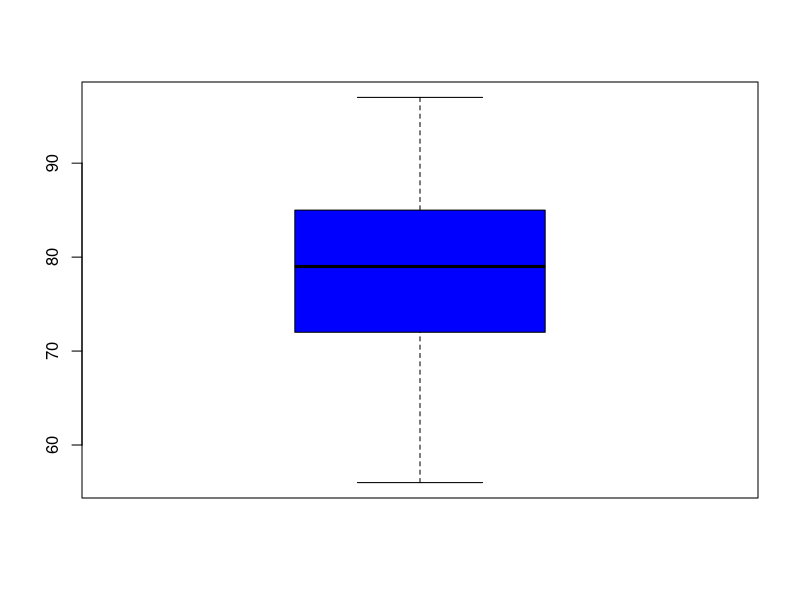
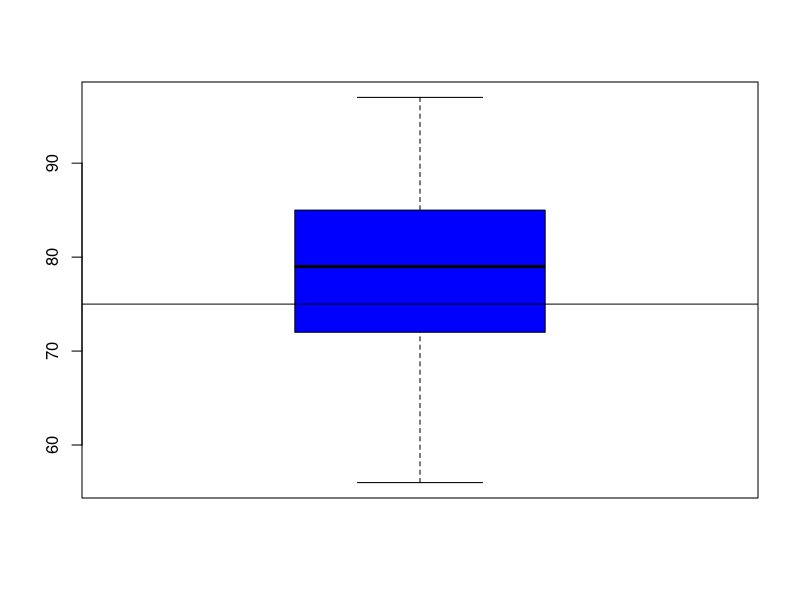
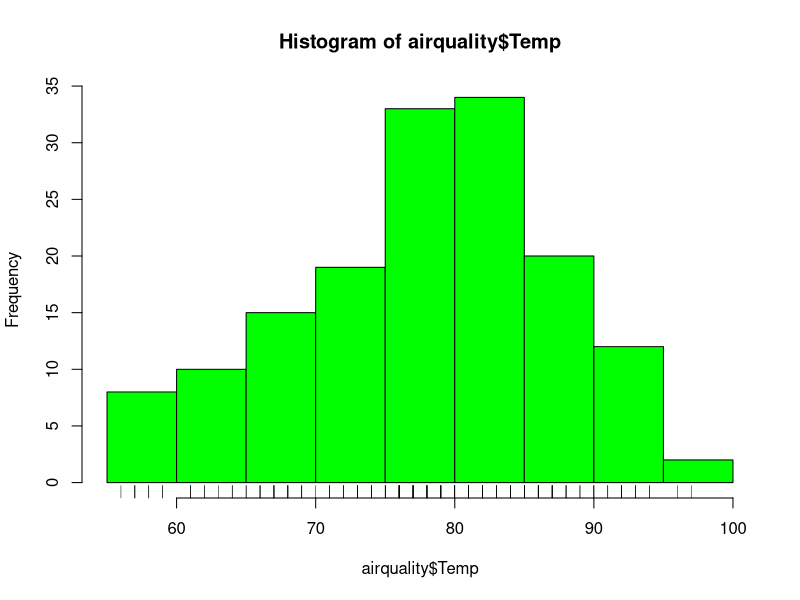
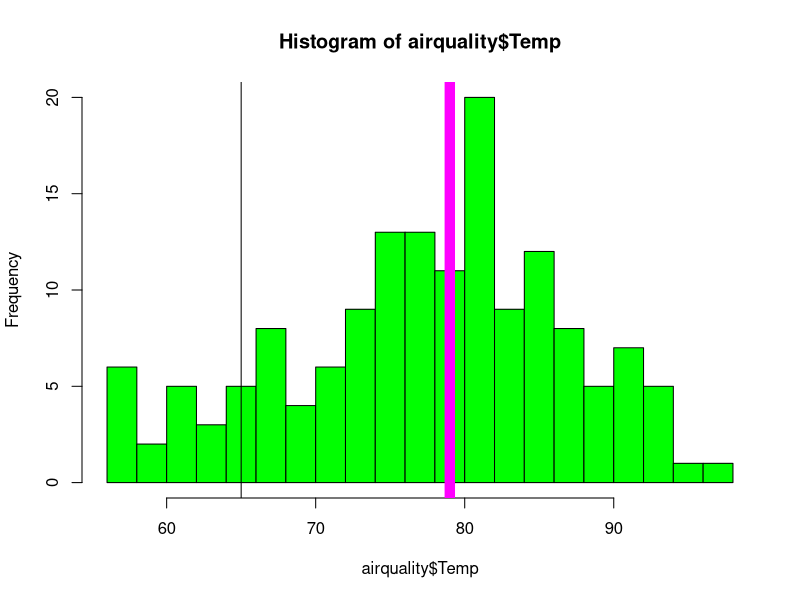
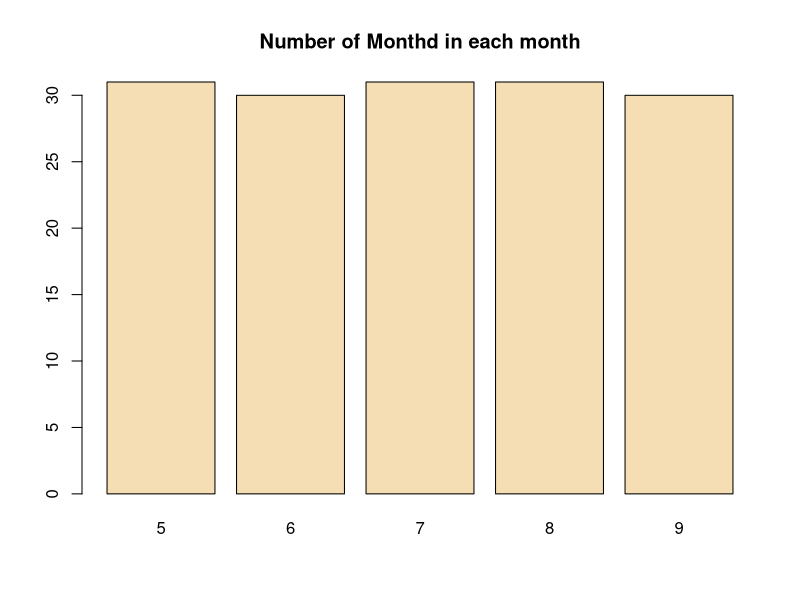
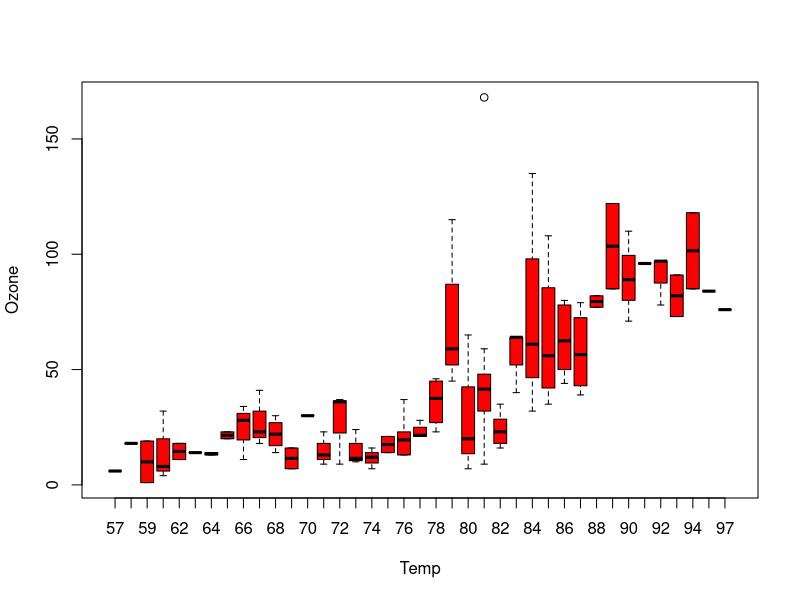
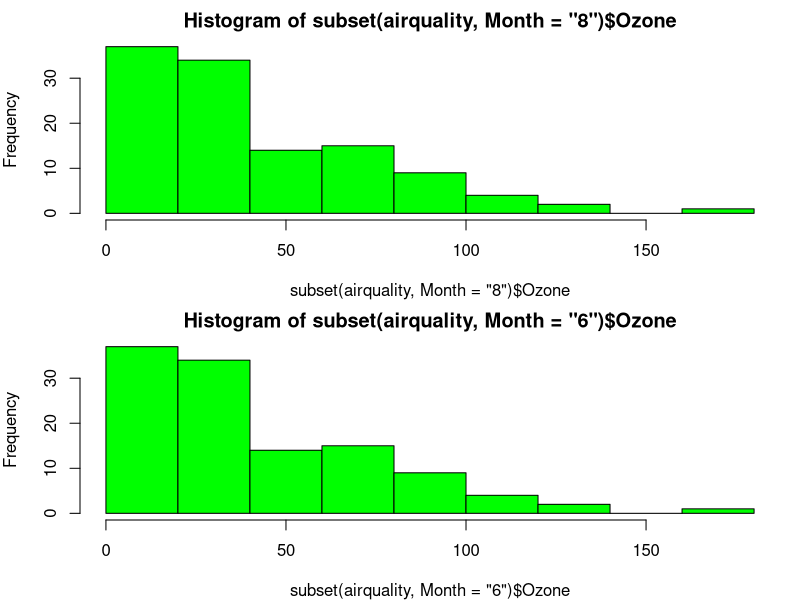
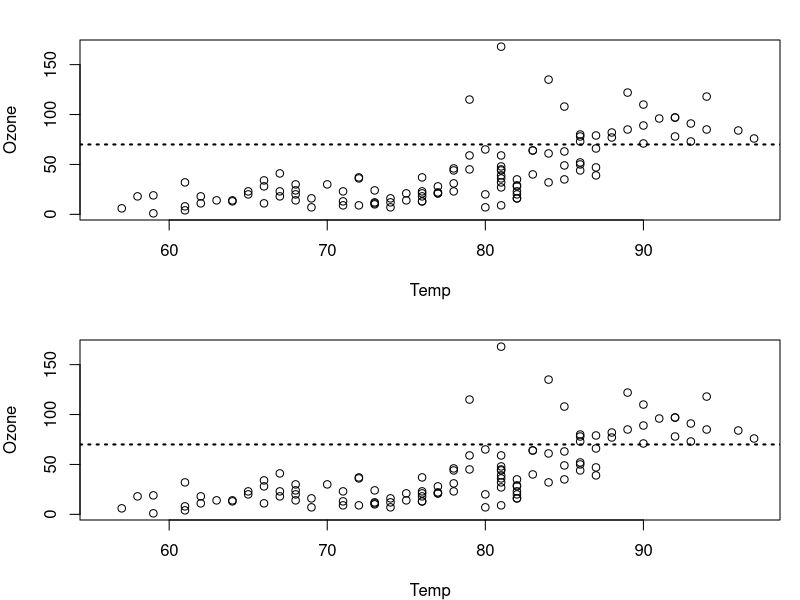

These charts were generated, in order, by the following R code:
library(datasets)
data("airquality")
airquality$Temp

summary(airquality$Temp)
boxplot(airquality$Temp, col ="blue")

boxplot(airquality$Temp, col ="blue")
abline(h=75 )


hist(airquality$Temp, col="green")
rug(airquality$Temp)
hist(airquality$Temp, col="green", breaks = 20)
abline(v=65)
abline(v=median(airquality$Temp), col="magenta", lwd = 10)


barplot(table(airquality$Month), col="wheat", main = "Number of Monthd in each month")
table(airquality$Month)


boxplot(Ozone~Temp, data = airquality, col="red")

par(mfrow=c(2,1), mar = c(4,4,2,1))
hist(subset(airquality, Month = "8")$Ozone, col="green")
hist(subset(airquality, Month = "6")$Ozone, col="green")

with(airquality, plot(Temp, Ozone))
abline(h=70, lwd = 2, lty = 3) 
str(airquality)
airquality$Mon = as.factor(airquality$Month)
with(airquality, plot(Temp, Ozone, color =Mon))
abline(h=70, lwd = 2, lty = 3) 
str(airquality)

par(mfrow=c(1,2), mar = c(5,4,2,1))
with(subset(airquality, Mon = "8"), plot(Temp, Ozone), main="8" )
with(subset(airquality, Mon = "6"), plot(Temp, Ozone), main="6" )


#Plotting
#base plot
library(datasets)
data(cars)
with(cars,  plot(speed, dist))

# Lattice plot
library(lattice)
state<- data.frame(state.x77, region = state.region)
xyplot(Life.Exp ~ Income | region, data = state, layout = c(4,1))

#ggplot2 system (grammer graphics)
library(ggplot2)
data(mpg)
qplot(displ, hwy, data = mpg)


